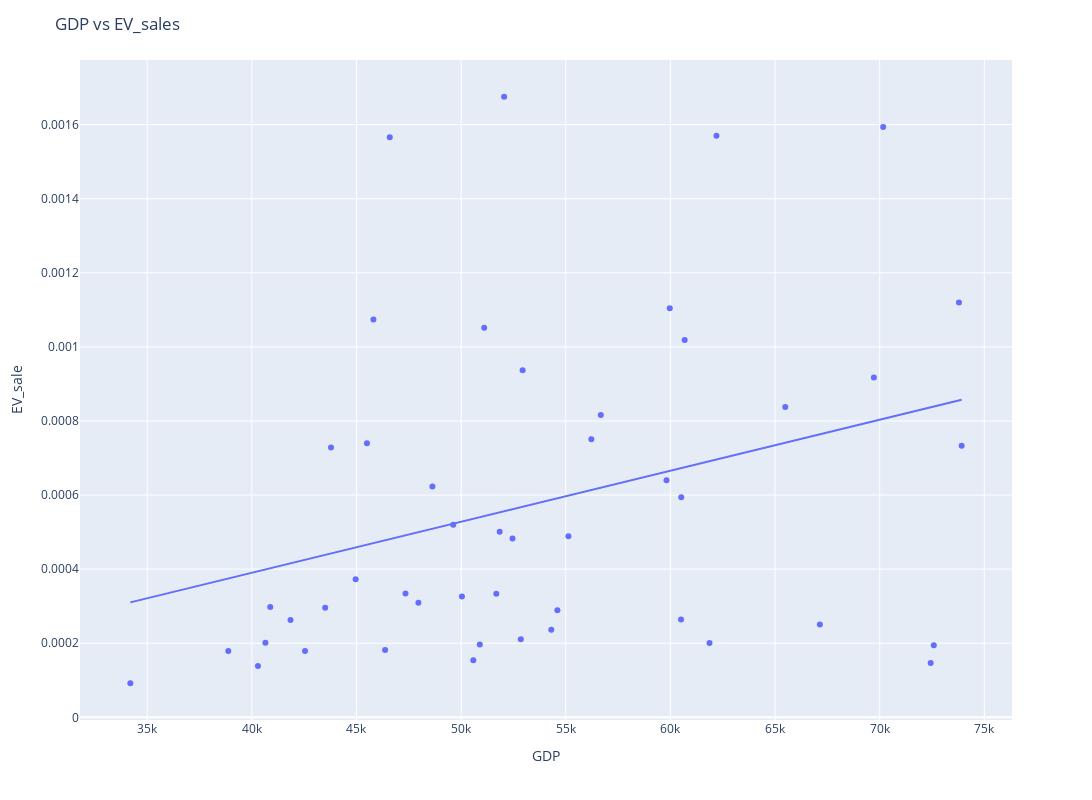

The code cell stored with this chart in its notebook:
### Markdown cell above
# GDP

### Code cell
fig = px.scatter(new1, x=new1['GDP'], y=new1['EV_sale'],trendline='ols')
fig.layout.update(
    width=1700,
    height=800,
    title_text = 'GDP vs EV_sales')
fig.show()
